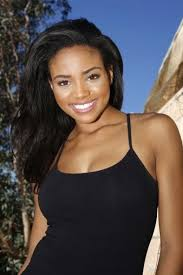
#> input picture download (3).jpeg, 183 x 275 px
$ python main.py
#> lines starting #> are read from the running program, lines starting #| are printed output that depends on the picture; after the words box and inside, x2 and y2 are one past the last pixel; in counts of white or black regions, pixels touching at a corner belong together
import cv2
import pandas as pd
import os


image_path = 'download (3).jpeg'
cascade_path = 'haarcascade_frontalface_default.xml'


face_cascade = cv2.CascadeClassifier(cv2.data.haarcascades + cascade_path
    if 'haarcascade' in cascade_path else cascade_path)

# Load image
image = cv2.imread(image_path)
#> image is the input picture: shape (275, 183, 3); mean B, G, R 74.8, 76.3, 85.8
if image is None:
    raise ValueError(f"Could not load image: {image_path}")

# # Convert to grayscale
gray = cv2.cvtColor(image, cv2.COLOR_BGR2GRAY)
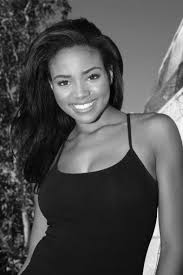
#> gray: shape (275, 183); min 0, max 253, mean 79


faces = face_cascade.detectMultiScale(gray, scaleFactor=1.1, minNeighbors=5)
#> faces = [[44, 52, 69, 69]]


face_data = []

# Draw rectangles around the faces
for i, (x, y, w, h) in enumerate(faces):
    cv2.rectangle(image, (x, y), (x + w, y + h), (0, 255, 0), 2)
#> this loop made 1 pass
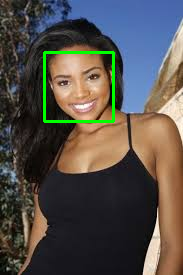
#> image: shape (275, 183, 3); 1.64% of pixels changed, all inside (x1, y1, x2, y2) = (43, 51, 115, 123)

cv2.imshow('Detected Faces', image)
cv2.waitKey(0)
cv2.destroyAllWindows()
